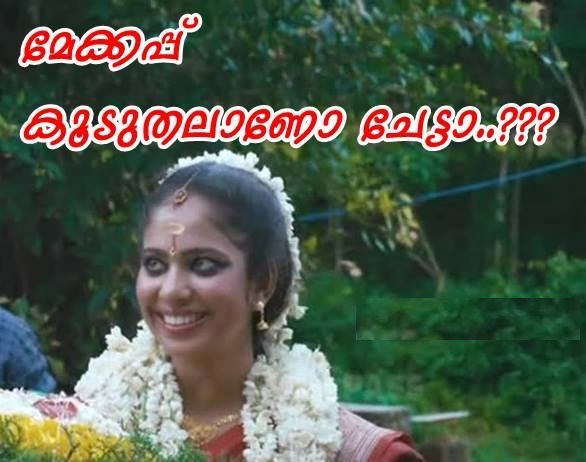
#> input picture tests/images/1.jpg, 586 x 462 px
$ python detect.py ../../../tests/images/1.jpg out.png   (Python 2 division)
#> lines starting #> are read from the running program, lines starting #| are printed output that depends on the picture; after the words box and inside, x2 and y2 are one past the last pixel; in counts of white or black regions, pixels touching at a corner belong together
#! /usr/bin/python
import sys
import cv2
import os
face_cascade = cv2.CascadeClassifier('./face-detector/haarcascade_frontalface_default.xml')


def draw_rectangles(input_path, output_path):
#> called with input_path = '../../../tests/images/1.jpg', output_path = 'out.png'
    print "Loading image..."
    img = cv2.imread(input_path)
#> img is the input picture: shape (462, 586, 3); mean B, G, R 76.4, 91.3, 80.7
    print "Loaded image."

    print "Converting into GrayScale..."
    gray = cv2.cvtColor(img, cv2.COLOR_BGR2GRAY)
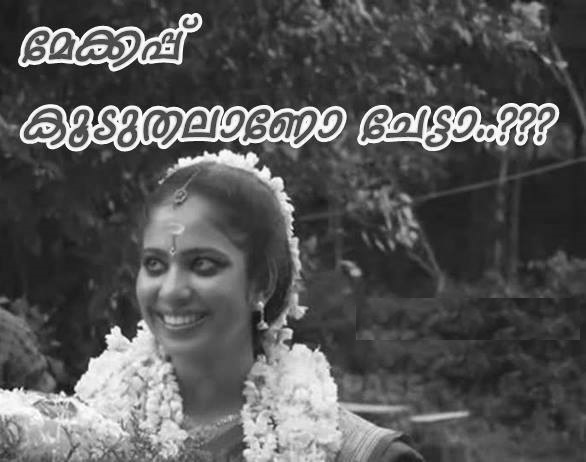
#> gray: shape (462, 586); min 8, max 255, mean 86.4
    print "Converted into GrayScale."

    print "Detecting faces..."
    faces = face_cascade.detectMultiScale(
        gray, scaleFactor=1.1, minNeighbors=5, minSize=(30, 30))
#> faces = [[109, 209, 144, 144]]
    print "Detected %d faces." % len(faces)
#| Detected 1 faces.

    print "Drawing rectangles..."
    for (x, y, w, h) in faces:
        cv2.rectangle(img, (x, y), (x + w, y + h), (0,255,255), 3)
        cv2.rectangle(img, (x-3, y-3), (x + w + 3, y + h + 3), (0,0, 255), 3)
#> this loop made 1 pass
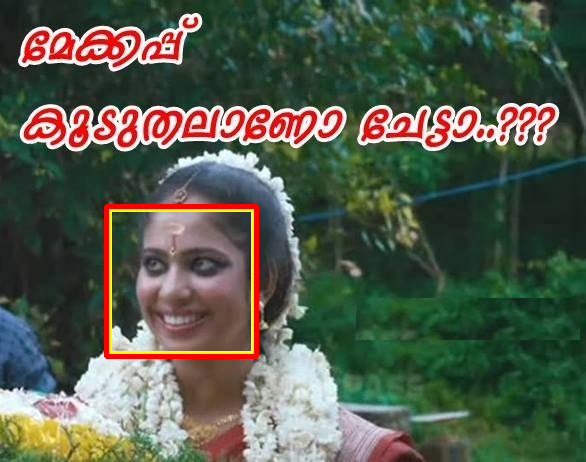
#> img: shape (462, 586, 3); 1.73% of pixels changed, all inside (x1, y1, x2, y2) = (104, 204, 259, 359)
    print "Drawn Rectangles."

    cv2.imwrite(output_path, img)


if __name__ == '__main__':

    input_path = sys.argv[1]
    output_path = sys.argv[2]

    print sys.argv

    draw_rectangles(input_path, output_path)
